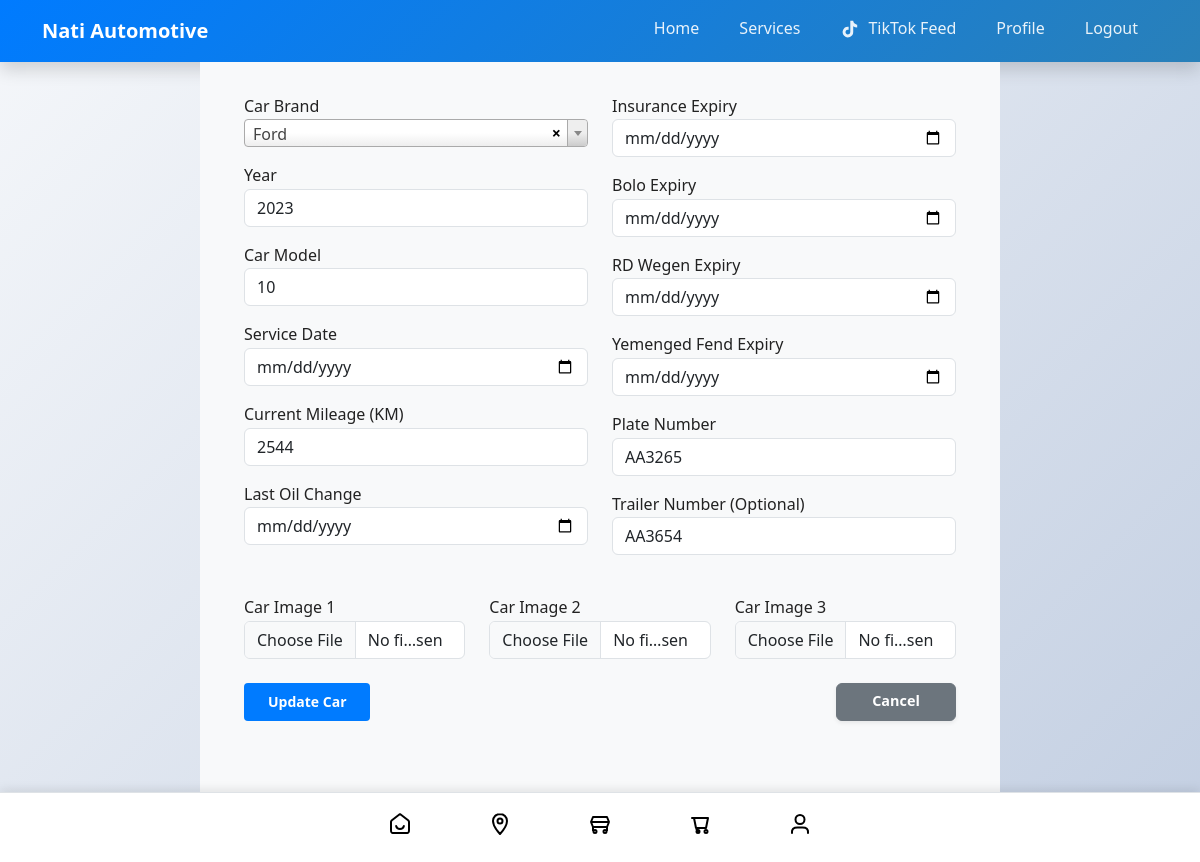
The page /edit_car.php?id=2 (signed in) on the database its author committed.
### tables this page shows
CREATE TABLE `tbl_info` (
  `id` int(11) NOT NULL,
  `userid` int(11) DEFAULT NULL,
  `car_brand` varchar(100) DEFAULT NULL,
  `car_year` varchar(10) DEFAULT NULL,
  `car_model` varchar(100) DEFAULT NULL,
  `plate_number` varchar(20) DEFAULT NULL,
  `trailer_number` varchar(20) DEFAULT NULL,
  `service_date` varchar(20) DEFAULT NULL,
  `mile_age` varchar(20) DEFAULT NULL,
  `oil_change` varchar(20) DEFAULT NULL,
  `insurance` varchar(10) DEFAULT NULL,
  `bolo` varchar(10) DEFAULT NULL,
  `rd_wegen` varchar(10) DEFAULT NULL,
  `yemenged_fend` varchar(10) DEFAULT NULL,
  `img_name1` varchar(255) DEFAULT NULL,
  `img_name2` varchar(255) DEFAULT NULL,
  `img_name3` varchar(255) DEFAULT NULL,
  `created_at` timestamp NOT NULL DEFAULT current_timestamp(),
  `image1` varchar(255) DEFAULT NULL,
  `image2` varchar(255) DEFAULT NULL,
  `image3` varchar(255) DEFAULT NULL,
  `oil_change_date` date DEFAULT NULL,
  `insurance_date` date DEFAULT NULL,
  `bolo_date` date DEFAULT NULL,
  `rd_wegen_date` date DEFAULT NULL,
  `yemenged_fend_date` date DEFAULT NULL
);

### partial-front/db_con.php (called while the page is built, shortened)
<?php
class DB_con {
 private $host;
 private $username;
 private $password;
 private $database;
 private $conn;
public function __construct() {
 if (in_array($_SERVER['HTTP_HOST'], ['localhost', '127.0.0.1'])) {
  $this->host = 'localhost';
  $this->username = 'root';
  $this->password = '';
  $this->database = 'automotive2';
 } else {
  $this->host = 'localhost';
  $this->username = 'nati';
  $this->password = 'Nati-0911';
  $this->database = 'automotive';
 }
 $this->conn = new mysqli($this->host, $this->username, $this->password, $this->database);
 }
   ?>
        <?php
public function get_car_by_id($car_id, $user_id) {
    $stmt = $this->conn->prepare("
        SELECT i.*, cb.brand_name, cm.model_name
        FROM tbl_info i
        LEFT JOIN car_brands cb ON i.car_brand = cb.id
        LEFT JOIN car_models cm ON i.car_model = cm.id
        WHERE i.id = ? AND i.userid = ?
    ");
    $stmt->bind_param("ii", $car_id, $user_id);
    $stmt->execute();
    return $stmt->get_result()->fetch_assoc();
}
}

### edit_car.php (the view, shortened to what this page needs)
<?php
include 'header.php';
include("partial-front/db_con.php");
$db = new db_con;
$car_id = isset($_GET['id']) ? (int)$_GET['id'] : 0;
$car = $db->get_car_by_id($car_id, $_SESSION['id']);
$mile_age = $car['mile_age'] ?? '';
$oil_change = $car['oil_change'] ?? '';
$insurance = $car['insurance'] ?? '';
$bolo = $car['bolo'] ?? '';
$rd_wegen = $car['rd_wegen'] ?? '';
$yemenged_fend = $car['yemenged_fend'] ?? '';
$car_year = $car['car_year'] ?? '';
$car_model = $car['car_model'] ?? '';
$service_date = $car['service_date'] ?? '';
$plate_number = $car['plate_number'] ?? '';
$trailer_number = $car['trailer_number'] ?? '';
?>
<!DOCTYPE html>
<html lang="en">
<head>
    <link rel="stylesheet" href="assets/css/bootstrap.min.css">
    <link rel="stylesheet" href="assets/css/bottom-nav-universal.css">
    <link rel="stylesheet" href="assets/css/new-home-layout.css">
    <link rel="stylesheet" href="assets/css/mobile-header.css">
    <link rel="stylesheet" href="assets/css/profile-compact.css">
    <link rel="stylesheet" href="https://cdnjs.cloudflare.com/ajax/libs/font-awesome/6.5.1/css/all.min.css">
    <link href="https://cdn.jsdelivr.net/npm/select2@4.1.0-rc.0/dist/css/select2.min.css" rel="stylesheet" />
</head>
<body>
    <div class="site-content">
        <section id="payment-method-screen">
            <form action="" method="POST" enctype="multipart/form-data">
                <div class="container">
                    <div class="row">
                        <div class="col-md-6">
                            <div class="form-group mb-3">
                                <label for="car_brand">Car Brand</label>
                            </div>
                            <div class="form-group mb-3">
                                <label for="car_year">Year</label>
                                <input type="number" name="car_year" id="car_year" class="form-control" value="<?php echo htmlspecialchars($car_year); ?>" min="1980" max="<?php echo date('Y'); ?>" required>
                            </div>
                            <div class="form-group mb-3">
                                <label for="car_model">Car Model</label>
                                <input type="text" name="car_model" id="car_model" class="form-control" value="<?php echo htmlspecialchars($car_model); ?>" required>
                            </div>
                            <div class="form-group mb-3">
                                <label for="service_date">Service Date</label>
                                <input type="date" name="service_date" id="service_date" class="form-control" value="<?php echo htmlspecialchars($service_date); ?>" required>
                            </div>
                            <div class="form-group mb-3">
                                <label for="mile_age">Current Mileage (KM)</label>
                                <input type="number" name="mile_age" id="mile_age" class="form-control" value="<?php echo htmlspecialchars($mile_age); ?>">
                            </div>
                            <div class="form-group mb-3">
                                <label for="oil_change">Last Oil Change</label>
                                <input type="date" name="oil_change" id="oil_change" class="form-control" value="<?php echo htmlspecialchars($oil_change); ?>">
                            </div>
                        </div>
                        <div class="col-md-6">
                            <div class="form-group mb-3">
                                <label for="insurance">Insurance Expiry</label>
                                <input type="date" name="insurance" id="insurance" class="form-control" value="<?php echo htmlspecialchars($insurance); ?>">
                            </div>
                            <div class="form-group mb-3">
                                <label for="bolo">Bolo Expiry</label>
                                <input type="date" name="bolo" id="bolo" class="form-control" value="<?php echo htmlspecialchars($bolo); ?>">
                            </div>
                            <div class="form-group mb-3">
                                <label for="rd_wegen">RD Wegen Expiry</label>
                                <input type="date" name="rd_wegen" id="rd_wegen" class="form-control" value="<?php echo htmlspecialchars($rd_wegen); ?>">
                            </div>
                            <div class="form-group mb-3">
                                <label for="yemenged_fend">Yemenged Fend Expiry</label>
                                <input type="date" name="yemenged_fend" id="yemenged_fend" class="form-control" value="<?php echo htmlspecialchars($yemenged_fend); ?>">
                            </div>
                            <div class="form-group mb-3">
                                <label for="plate_number">Plate Number</label>
                                <input type="text" class="form-control" id="plate_number" name="plate_number" value="<?php echo htmlspecialchars($plate_number); ?>" required>
                            </div>
                            <div class="form-group mb-3">
                                <label for="trailer_number">Trailer Number (Optional)</label>
                                <input type="text" class="form-control" id="trailer_number" name="trailer_number" value="<?php echo htmlspecialchars($trailer_number); ?>">
                            </div>
                        </div>
                    </div>
                    <div class="row mt-4">
                        <div class="col-md-4">
                            <label>Car Image 1</label>
                            <input type="file" name="my_image1" accept="image/*" class="form-control" />
                        </div>
                        <div class="col-md-4">
                            <label>Car Image 2</label>
                            <input type="file" name="my_image2" accept="image/*" class="form-control" />
                        </div>
                        <div class="col-md-4">
                            <label>Car Image 3</label>
                            <input type="file" name="my_image3" accept="image/*" class="form-control" />
                        </div>
                    </div>
                    <div class="row mt-4">
                        <div class="col-12 d-flex justify-content-between">
                            <input style="background-color:#007bff; color:white; font-size: 14px; padding: 8px 24px; border:none; border-radius:4px;" type="submit" name="update" value="Update Car">
                            <a href="my_cars.php" class="btn btn-secondary">Cancel</a>
                        </div>
                    </div>
                </div>
            </form>
        </section>
        <?php include 'partial-front/bottom_nav.php'; ?>
    </div>
</body>
</html>

### assets/css/style.css (style rules this page uses)
:root { --primary-color: #007bff; --primary-dark: #0056b3; --primary-light: #66b3ff; --secondary-color: #6c757d; --success-color: #28a745; --danger-color: #dc3545; --warning-color: #ffc107; --info-color: #17a2b8; --dark-color: #343a40; --light-color: #f8f9fa; --white: #ffffff; --black: #000000; --font-family-base: 'Segoe UI', Tahoma, Geneva, Verdana, sans-serif; --font-family-heading: 'Arial', sans-serif; --font-size-base: 16px; --font-size-sm: 14px; --font-size-lg: 18px; --line-height-base: 1.6; --spacing-xs: 0.25rem; --spacing-sm: 0.5rem; --spacing-md: 1rem; --spacing-lg: 1.5rem; --spacing-xl: 3rem; --border-radius: 0.375rem; --border-radius-sm: 0.25rem; --border-radius-lg: 0.5rem; --border-width: 1px; --shadow-sm: 0 1px 3px rgba(0, 0, 0, 0.12); --shadow-md: 0 4px 6px rgba(0, 0, 0, 0.15); --shadow-lg: 0 10px 25px rgba(0, 0, 0, 0.2); --transition-fast: 0.15s ease; --transition-base: 0.3s ease; --transition-slow: 0.5s ease; --z-dropdown: 1000; --z-sticky: 1020; --z-fixed: 1030; --z-modal: 1040; --z-popover: 1050; --z-tooltip: 1060; }
* { box-sizing: border-box; }
html { scroll-behavior: smooth; -webkit-text-size-adjust: 100%; }
body { font-family: var(--font-family-base); font-size: var(--font-size-base); line-height: var(--line-height-base); color: var(--dark-color); background-color: var(--white); margin: 0; padding: 0; -webkit-font-smoothing: antialiased; -moz-osx-font-smoothing: grayscale; }
a { color: var(--primary-color); text-decoration: none; transition: color var(--transition-fast); }
.container { max-width: 1200px; margin: 0 auto; padding: 0 var(--spacing-md); }
.btn { display: inline-block; padding: 12px 24px; font-size: var(--font-size-base); font-weight: 500; line-height: 1.5; text-align: center; text-decoration: none; vertical-align: middle; cursor: pointer; border: var(--border-width) solid transparent; border-radius: var(--border-radius); transition: all var(--transition-base); user-select: none; }
.btn-secondary { background: var(--secondary-color); border-color: var(--secondary-color); color: var(--white); }
.form-control { display: block; width: 100%; padding: 12px 16px; font-size: var(--font-size-base); line-height: var(--line-height-base); color: var(--dark-color); background: var(--white); border: var(--border-width) solid #ced4da; border-radius: var(--border-radius); transition: border-color var(--transition-fast), box-shadow var(--transition-fast); }
.form-group { margin-bottom: var(--spacing-lg); }
.mb-3 { margin-bottom: var(--spacing-md) !important; }
.mt-4 { margin-top: var(--spacing-lg) !important; }
.d-flex { display: flex !important; }
.justify-content-between { justify-content: space-between !important; }

### assets/css/service_order.css (style rules this page uses)
:root { --primary-color: #3498db; --primary-dark: #2980b9; --secondary-color: #7f8c8d; --success-color: #27ae60; --warning-color: #f39c12; --danger-color: #e74c3c; --info-color: #17a2b8; --light-color: #f8f9fa; --dark-color: #2c3e50; --white: #ffffff; --border-color: #e9ecef; --shadow-sm: 0 2px 4px rgba(0, 0, 0, 0.1); --shadow-md: 0 4px 8px rgba(0, 0, 0, 0.12); --shadow-lg: 0 8px 16px rgba(0, 0, 0, 0.15); --transition: all 0.3s ease; --border-radius: 8px; --font-size-xs: 0.75rem; --font-size-sm: 0.875rem; --font-size-base: 1rem; --font-size-lg: 1.125rem; }
body { font-family: 'Segoe UI', Tahoma, Geneva, Verdana, sans-serif; font-size: var(--font-size-sm); background: linear-gradient(135deg, #f5f7fa 0%, #c3cfe2 100%); color: var(--dark-color); line-height: 1.5; min-height: 100vh; }
.site-content { padding: 1rem; padding-bottom: 120px; max-width: 800px; margin: 0 auto; }
.form-group { margin-bottom: 1.5rem; }
.form-control { font-size: var(--font-size-sm); border-radius: var(--border-radius); border: 2px solid var(--border-color); padding: 0.75rem 1rem; transition: var(--transition); width: 100%; }
.btn { font-size: var(--font-size-sm); font-weight: 600; padding: 0.875rem 1.5rem; border-radius: var(--border-radius); border: none; cursor: pointer; transition: var(--transition); display: flex; align-items: center; gap: 0.5rem; text-decoration: none; min-width: 120px; justify-content: center; position: relative; overflow: hidden; box-shadow: var(--shadow-sm); }
@media (min-width: 768px) { .site-content { padding: 2rem; padding-bottom: 140px; } }
.d-flex { display: flex !important; }
.mb-3 { margin-bottom: 1rem !important; }
.form-group { margin-bottom: 15px; width: 100%; }

### assets/css/profile-compact.css (style rules this page uses)
.site-content { padding-bottom: 90px !important; position: relative; min-height: 100vh; }

### rows shown on the page
tbl_info: car_year "2023", car_model "10", mile_age "2544", plate_number "AA3265", trailer_number "AA3654"
